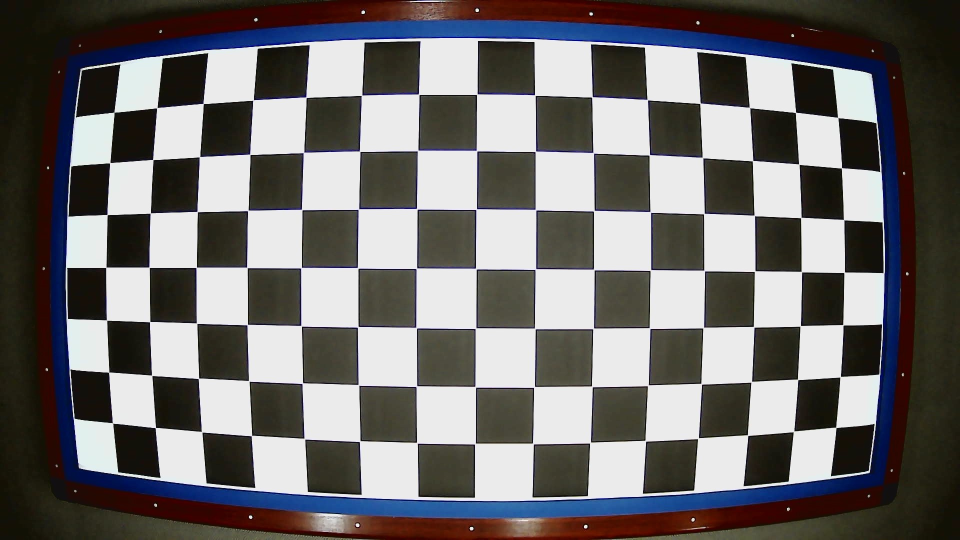
#> input picture undistort/image.jpg, 1920 x 1080 px (shown at 1/2 size)
$ python v_corner.py --video image.jpg
#> lines starting #> are read from the running program, lines starting #| are printed output that depends on the picture; after the words box and inside, x2 and y2 are one past the last pixel; in counts of white or black regions, pixels touching at a corner belong together
import numpy as np
import cv2
import glob
import math
import argparse
import timeit


ap = argparse.ArgumentParser()
ap.add_argument("-v", "--video",
	help="path to the (optional) video file")
args = vars(ap.parse_args())


def rotate_image(image, angle):
  image_center = tuple(np.array(image.shape[1::-1]) / 2)
  rot_mat = cv2.getRotationMatrix2D(image_center, angle, 1.0)
  result = cv2.warpAffine(image, rot_mat, image.shape[1::-1], flags=cv2.INTER_LINEAR)
  return result
# termination criteria
criteria = (cv2.TERM_CRITERIA_EPS + cv2.TERM_CRITERIA_MAX_ITER, 30, 0.001)

# prepare object points, like (0,0,0), (1,0,0), (2,0,0) ....,(6,5,0)
objp = np.zeros((7*15,3), np.float32)
objp[:,:2] = np.mgrid[0:15,0:7].T.reshape(-1,2)

# Arrays to store object points and image points from all the images.
objpoints = [] # 3d point in real world space
imgpoints = [] # 2d points in image plane.

img = cv2.imread('image.jpg')
#> img is the input picture: shape (1080, 1920, 3); mean B, G, R 108.8, 109, 111.4

cv2.imwrite('alignment/1_original.png',img)
gray = cv2.cvtColor(img,cv2.COLOR_BGR2GRAY)
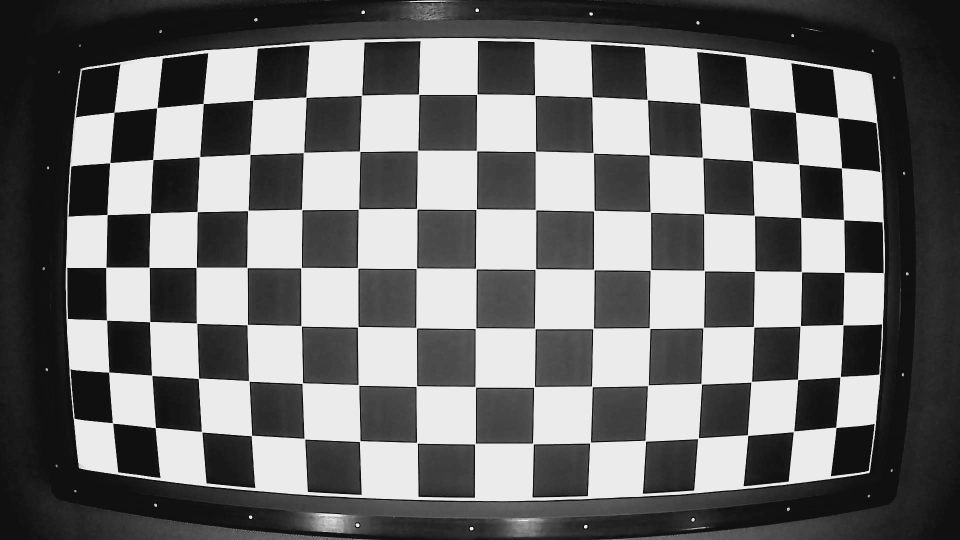
#> gray: shape (1080, 1920) (shown at 1/2 size); min 2, max 249, mean 109.7

# Find the chess board corners
ret, corners = cv2.findChessboardCorners(gray, (15,7),None)
#> ret = True; corners = 105 rows, first 8: [228.5, 224.7], [314.1, 216.1], [406.9, 207.5], [507.4, 200.1], [612.3, 194.7], [723.6, 191], [837.3, 188.3], [953.6, 189.3]

# If found, add object points, image points (after refining them)
if ret == True:
	objpoints.append(objp)

	corners2 = cv2.cornerSubPix(gray,corners,(11,11),(-1,-1),criteria)
#> corners2 = 105 rows, first 8: [228.5, 224.8], [314.3, 215.7], [406.6, 207.4], [506.5, 200.5], [612.5, 195.1], [723.5, 191], [837.9, 189], [954, 188.9]

	imgpoints.append(corners2)

	# Draw and display the corners
	img = cv2.drawChessboardCorners(img, (15,7), corners2,ret)
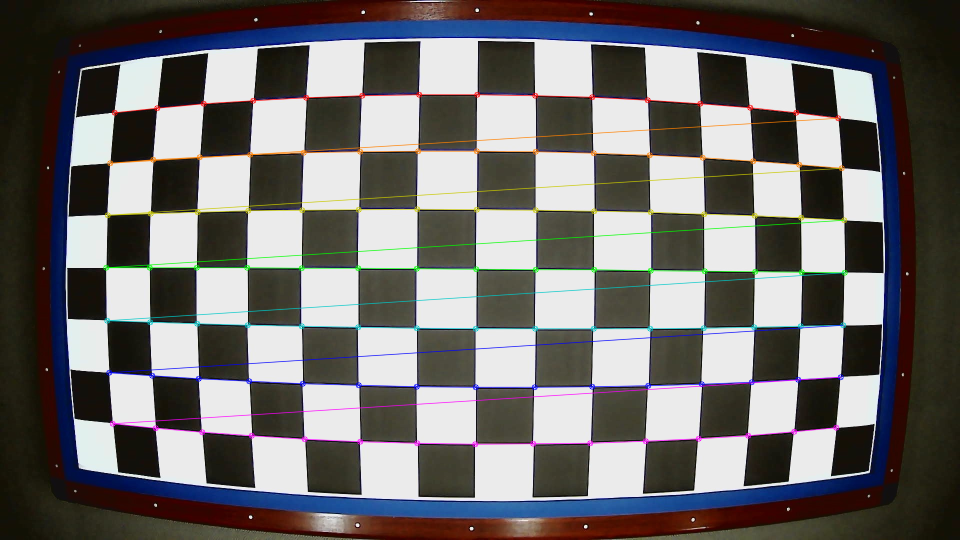
#> img: shape (1080, 1920, 3) (shown at 1/2 size); 3.09% of pixels changed, all inside (x1, y1, x2, y2) = (206, 183, 1696, 895)
	cv2.imwrite('alignment/2_calibration_points.png',img)
	cv2.imshow('img',img)
	cv2.waitKey()


ret, mtx, dist, rvecs, tvecs = cv2.calibrateCamera(objpoints, imgpoints, gray.shape[::-1],None,None)
#> ret = 0.417; mtx = [[32582.8, 0, 970.1], [0, 33368.6, 566.5], [0, 0, 1]]; dist = [[-197.7, 33282.4, -0.0559, -0.114, 43.46]]; rvecs = ([0.216, 0.00416, 0.00607],); tvecs = ([-7.13, -3.21, 273],)

img = cv2.imread('image.jpg')
h,  w = img.shape[:2]
#> h = 1080; w = 1920
newcameramtx, roi=cv2.getOptimalNewCameraMatrix(mtx,dist,(w,h),1,(w,h))
#> newcameramtx = [[23840.7, 0, 945.9], [0, 24019.3, 562.6], [0, 0, 1]]; roi = (64, 130, 1777, 822)
mapx,mapy = cv2.initUndistortRectifyMap(mtx,dist,None,newcameramtx,(w,h),5)
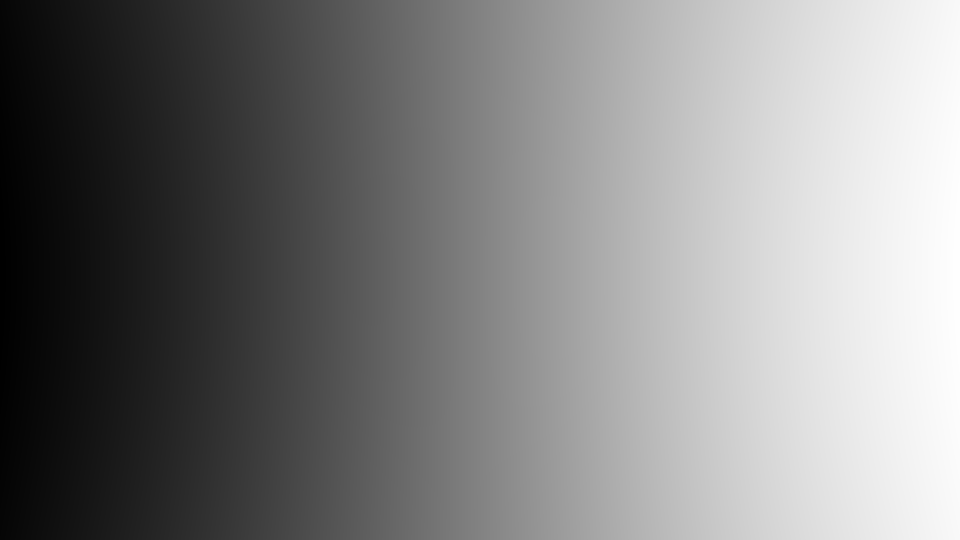
#> mapx: shape (1080, 1920) float32 (shown at 1/2 size); min -44.64, max 1966.3, mean 977.4; drawn with min black and max white
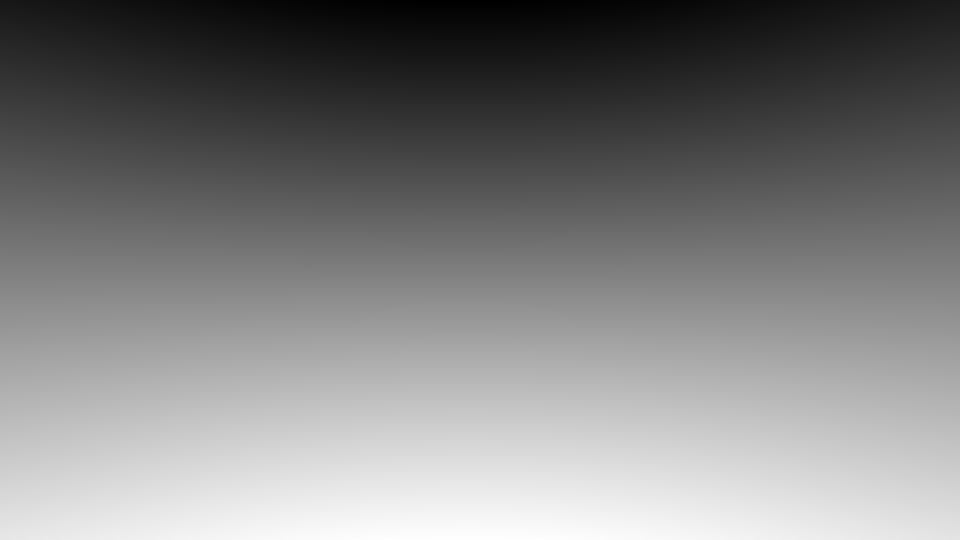
#> mapy: shape (1080, 1920) float32 (shown at 1/2 size); min -141.2, max 1221, mean 537.8; drawn with min black and max white

video = cv2.VideoCapture(args["video"])
if (video.isOpened() == False):
	print("Error reading video file")
frame_width = int(video.get(3))
frame_height = int(video.get(4))
x,y,w,h = roi
#> x = 64; y = 130; w = 1777; h = 822
size = (1300, 700)

# Below VideoWriter object will create
# a frame of above defined The output
# is stored in 'filename.avi' file.
result = cv2.VideoWriter('filename.mp4',
						 cv2.VideoWriter_fourcc(*'MP4V'),
						 30, size)
while(1):
	start = timeit.default_timer()
	ret, img2 = video.read()
	if ret == True:
		# undistort

		#dst = cv2.remap(img2,mapx,mapy,cv2.INTER_LINEAR)

		dst = cv2.undistort(img2.copy(), mtx, dist, None, newcameramtx)
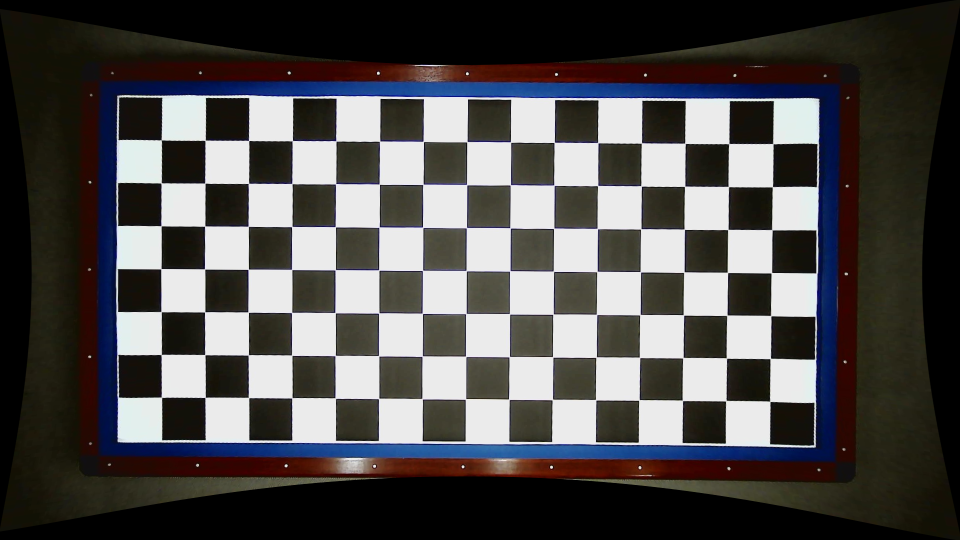
#> dst: shape (1080, 1920, 3) (shown at 1/2 size); mean B, G, R 75.9, 76.4, 78.5
		#
		# crop the image
		x,y,w,h = roi
		dst = dst[y:y+h, x:x+w]
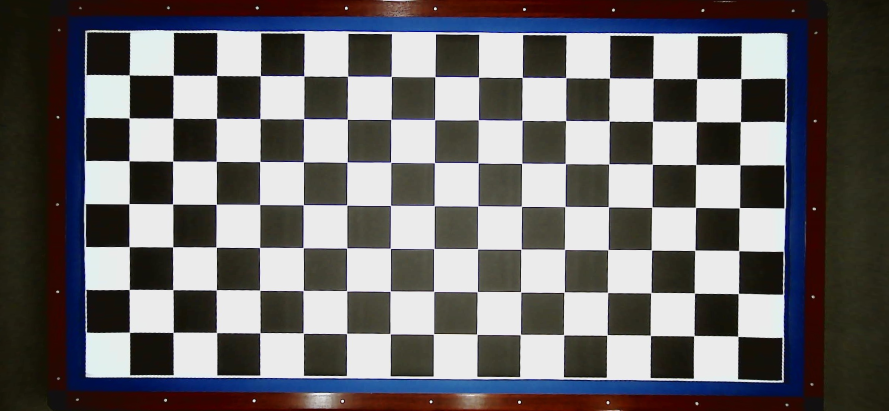
#> dst: shape (822, 1777, 3) (shown at 1/2 size); mean B, G, R 105.4, 104.3, 106.9
		dst = cv2.resize(dst,(1300,700))
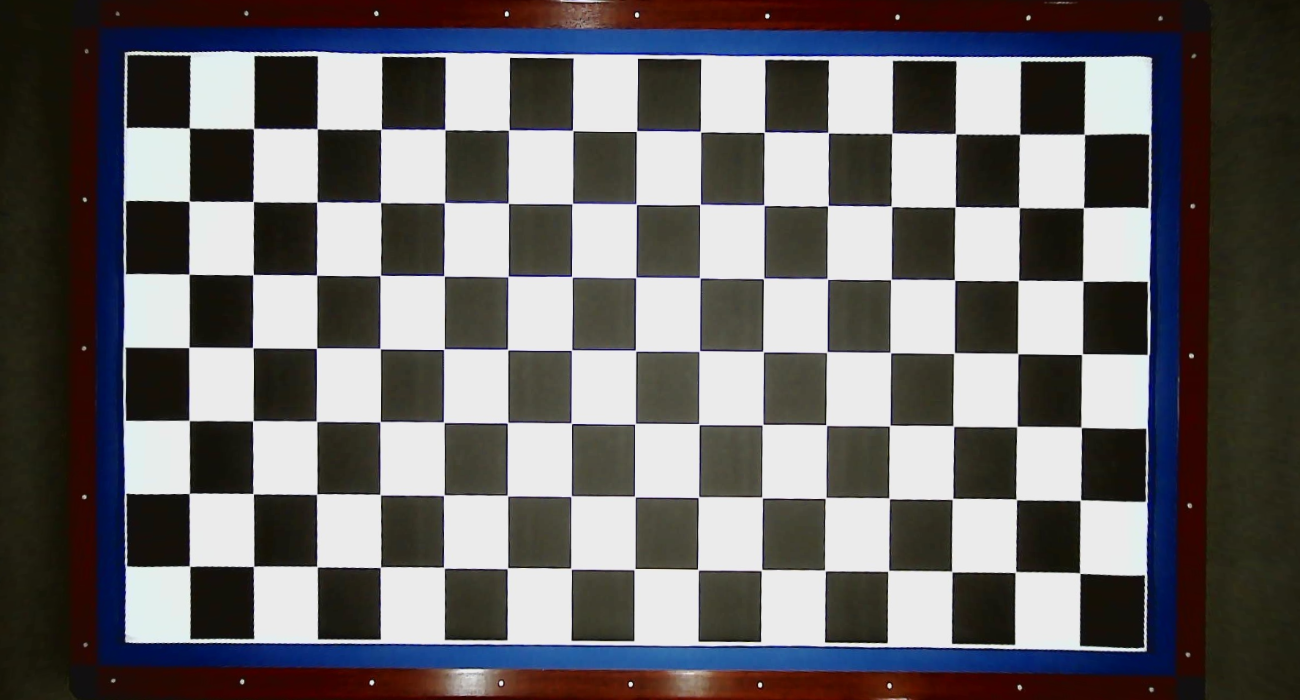
#> dst: shape (700, 1300, 3); mean B, G, R 105.3, 104.2, 106.8
		cv2.imshow('dst',dst)
		result.write(dst)
		if cv2.waitKey(1) & 0xFF == ord('s'):
#> (key Esc is pressed here)
			break
	else:
		break
	stop = timeit.default_timer()
	print('Time: ', stop - start)
video.release()
result.release()
print("The video was successfully saved")
